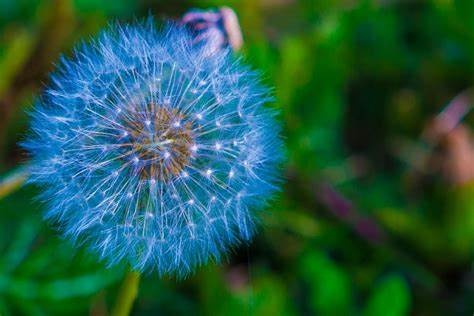
#> input picture Computer Vision Lab/Images/Flower.jpg, 474 x 316 px, found by its file name
$ python Lab3_1.py
#> lines starting #> are read from the running program, lines starting #| are printed output that depends on the picture
import cv2
import numpy as np

img = cv2.imread("C:\\Users\Student\Desktop\Aakarsh CV\Flower.jpg")
#> img is the input picture: shape (316, 474, 3); mean B, G, R 71.5, 90, 35.6
img = cv2.cvtColor(img, cv2.COLOR_BGR2GRAY)
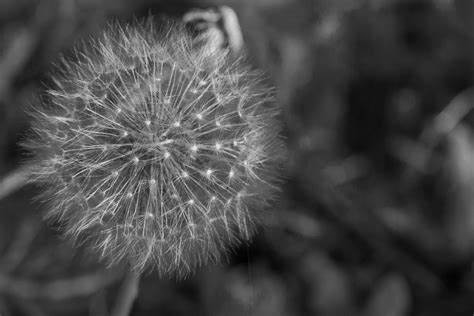
#> img: shape (316, 474); min 1, max 252, mean 71.6

row, column = img.shape
#> row = 316; column = 474
img1 = np.zeros((row, column), dtype="uint8")
min_range = 90
max_range = 120

for i in range(row):
    for j in range(column):
        if img[i,j] > min_range and img[i,j] < max_range:
            img1[i,j] = 255
        else:
            img1[i,j] = img[i-1,j-1]
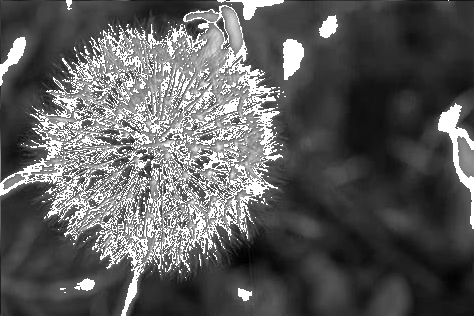
#> img1: shape (316, 474); min 1, max 255, mean 93

cv2.imshow("Transformed Image", img1)
cv2.imwrite("PiecewiseTransformedFlower.jpg", img1)
cv2.waitKey(0)
cv2.destroyAllWindows()

$ run again, with Computer Vision Lab/Images/Blueberries.jpg copied over Computer Vision Lab/Images/Flower.jpg
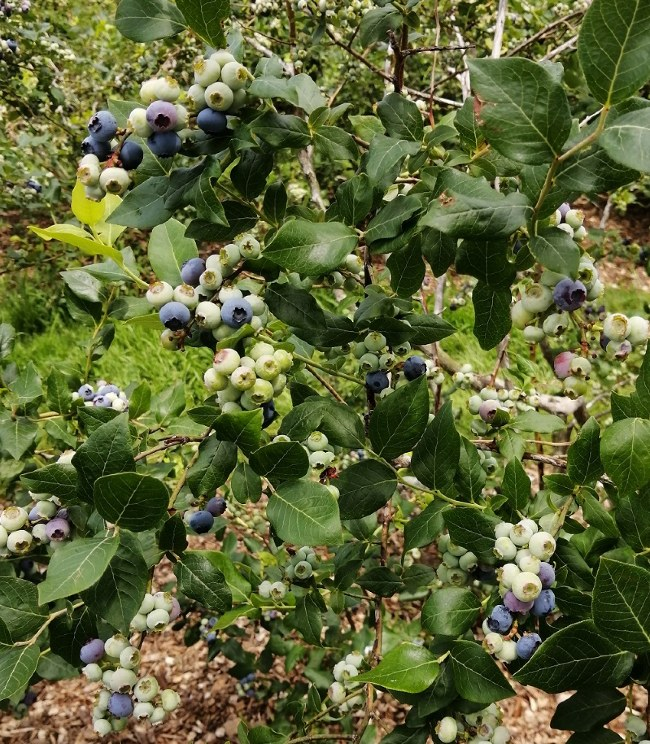
#> input picture Computer Vision Lab/Images/Blueberries.jpg, 650 x 744 px, found by its file name
#> img is the input picture: shape (744, 650, 3); mean B, G, R 55.9, 101.2, 93.5
#> `img = cv2.cvtColor(img, cv2.COLOR_BGR2GRAY)`:
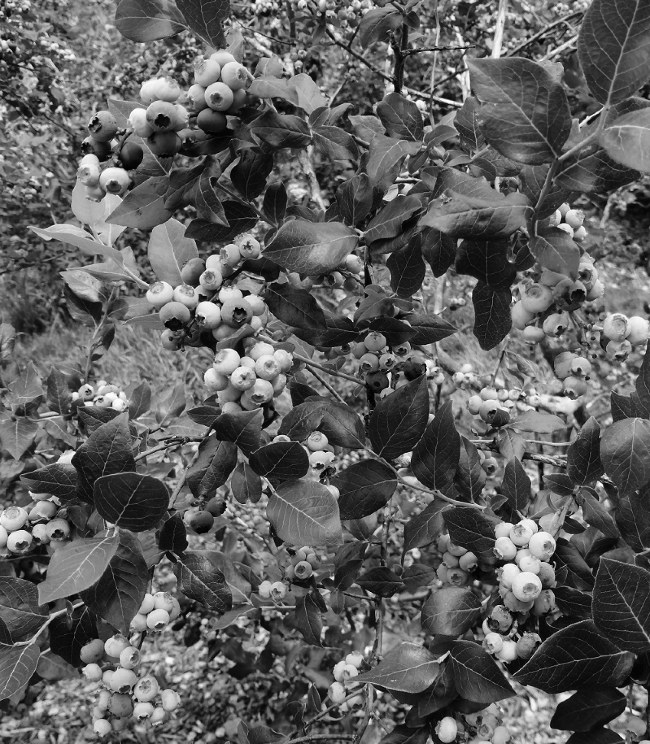
#> img: shape (744, 650); min 0, max 255, mean 93.7
#> after the loop `for i in range(row):`:
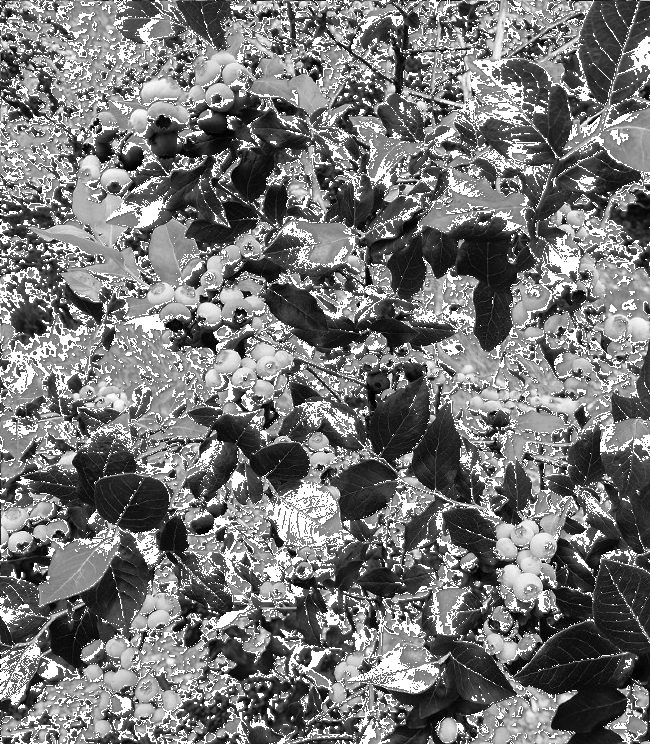
#> img1: shape (744, 650); min 0, max 255, mean 119
